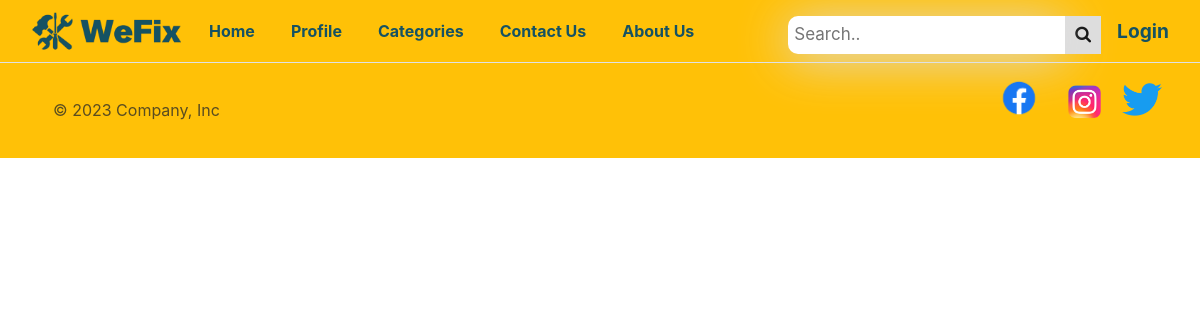
The page /category/8 on the database as committed earlier.
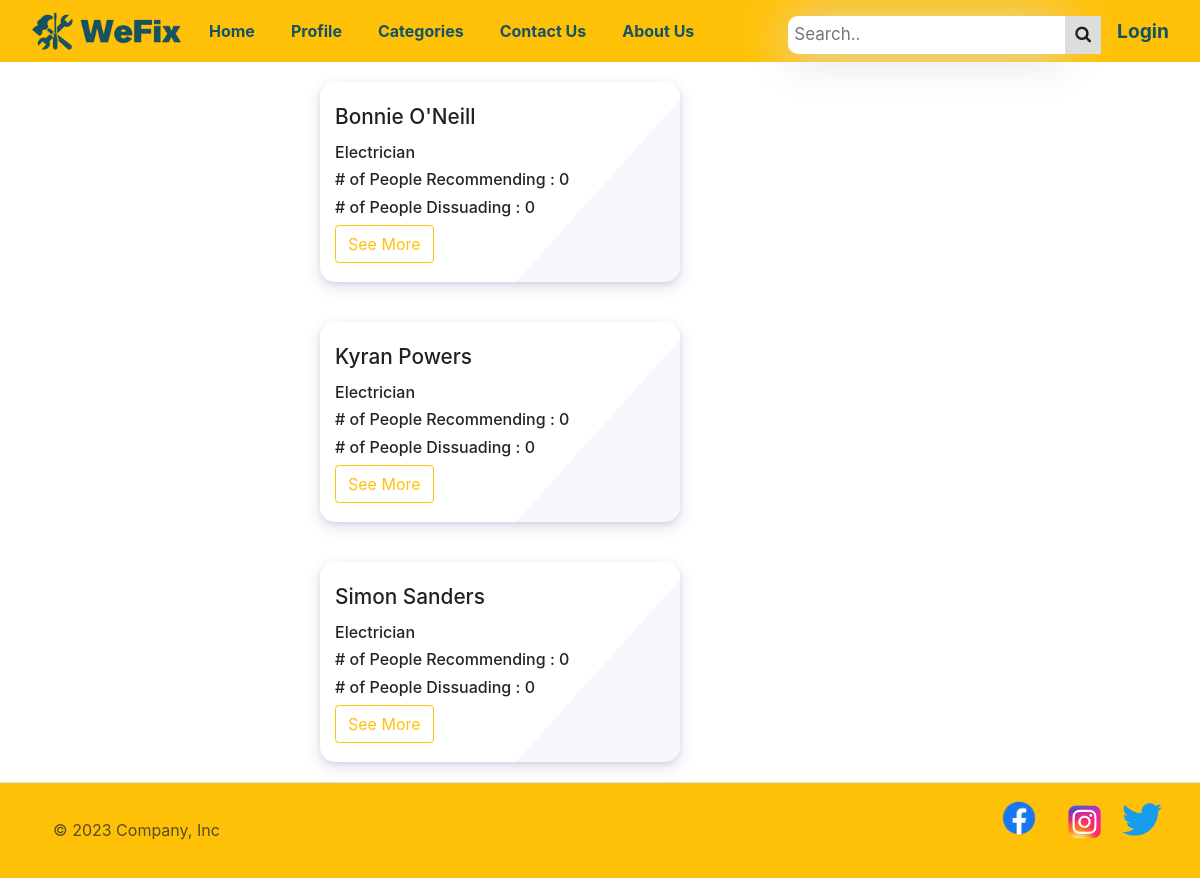
The same page on the database as committed later.
### main_app/models.py (models this page shows)
class Freelancer(models.Model):
    first_name = models.CharField(max_length=45)
    last_name = models.CharField(max_length=45)
    phone_number = models.CharField(max_length=10)
    experience = models.PositiveIntegerField(default=0)
    category = models.ForeignKey(Category , related_name="freelancers" , on_delete=models.DO_NOTHING )
    users_who_like = models.ManyToManyField(User, related_name='liked_freelancer')
    users_who_dislike = models.ManyToManyField(User, related_name='disliked_freelancer')
    created_at = models.DateTimeField(auto_now_add=True)
    updated_at = models.DateTimeField(auto_now=True)
    objects = FreelancerManager()

class Category(models.Model):
    name = models.CharField(max_length=45)
    image = models.CharField(max_length=255 , default='yes')

### main_app/views.py (the view)
def list_cat(request , id):
    context = {
    "all_cats":models.list_cat_models(id)
    }
    return render (request , "list-cat.html" , context)

### main_app/models.py (called while the page is built)
def list_cat_models(id):
    a = [1,3,4,5,6,7]
    return Freelancer.objects.filter(category = Category.objects.get(id=id)).exclude(id__in = a)

### main_app/templates/list-cat.html (shortened to what the changed rows need)
<!doctype html>
<html lang="en">
<head>
  {%load static%}
  <link rel="stylesheet" href="{% static 'css/style.css' %}">
  <link rel="stylesheet" href="https://cdnjs.cloudflare.com/ajax/libs/font-awesome/4.7.0/css/font-awesome.min.css">
  <link href="https://cdn.jsdelivr.net/npm/bootstrap@5.3.0/dist/css/bootstrap.min.css" rel="stylesheet"
>
</head>
<body>
    <link rel="stylesheet" href="https://maxcdn.bootstrapcdn.com/bootstrap/4.3.1/css/bootstrap.min.css">
    <div class="section_our_solution">
      <div class="row">
        {% for cat in all_cats %}
        <div class="col-lg-12 col-md-12 col-sm-12">
          <div class="our_solution_category">
            <div class="solution_cards_box">
              <div class="solution_card">
                <div class="hover_color_bubble"></div>
                <div class="solu_title">
                  <h3> {{cat.first_name}} {{cat.last_name}} </h3>
                  <h6>{{cat.category.name}}</h6>
                </div>
                <h6># of People Recommending : {{cat.users_who_like.count}}</h6>
                        <h6># of People Dissuading : {{cat.users_who_dislike.count}}</h6>
                <div class="solu_description">
                  <a class="btn btn-outline-warning" href="/freedetails/{{cat.id}}">See More</a>
                </div>
              </div>
            </div>
          </div>
        </div>
        {% endfor %}
      </div>
    </div>
</body>
</html>

Rows that differ between the two databases and show on the page:
added Freelancer: first_name "Bonnie", last_name "O'Neill", category.name "Electrician", users_who_like.count "0", users_who_dislike.count "0"
added Freelancer: first_name "Kyran", last_name "Powers", category.name "Electrician", users_who_like.count "0", users_who_dislike.count "0"
added Freelancer: first_name "Simon", last_name "Sanders", category.name "Electrician", users_who_like.count "0", users_who_dislike.count "0"
